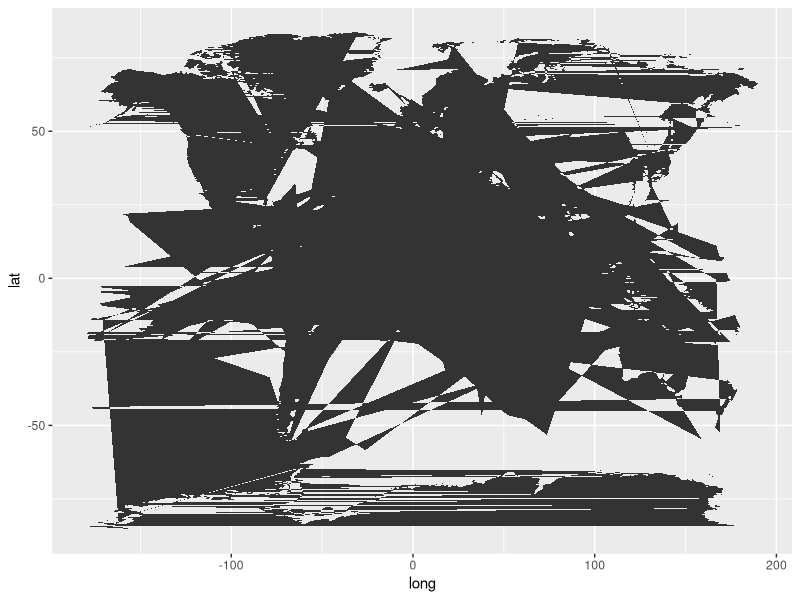
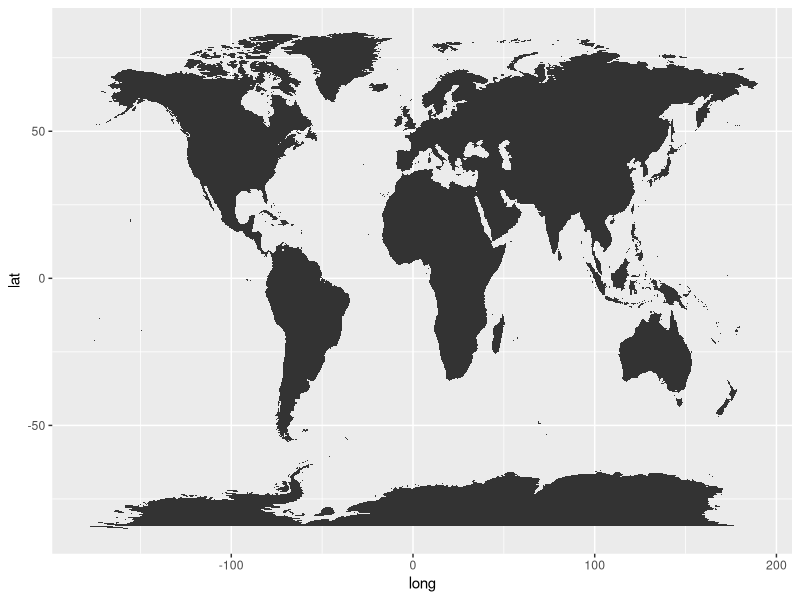
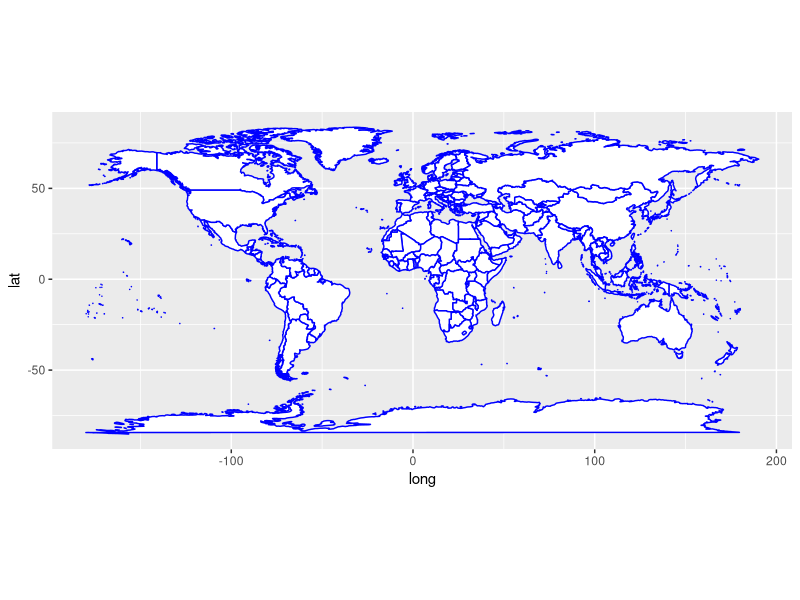

These figures' R source, in order:
install.packages('maps')
install.packages('mpproj')
library(maps)
library(mapproj)
library(ggplot2)
world = map_data(map = 'world')

ggplot(world, aes(x = long, y =lat))+ geom_polygon()
ggplot(world, aes(x = long, y =lat, group = group))+ geom_polygon()

#국경표시
ggplot(world, aes(x = long, y =lat, group = group))+ geom_polygon(color = 'blue', fill = 'white')+coord_quickmap()
